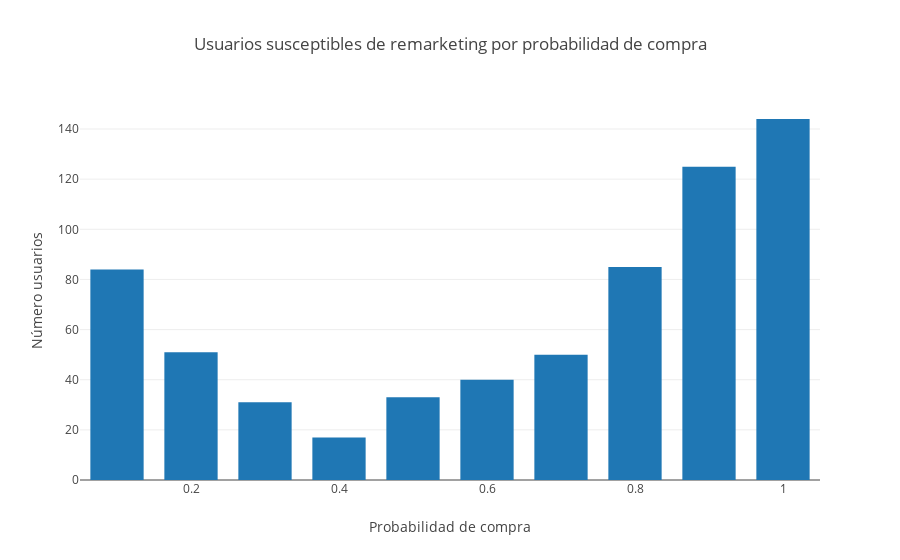

This figure's notebook cell:
### Code cell
prob = pd.DataFrame(clf.predict_proba(X_test).tolist())
predict = clf.predict(X_test).tolist()
prob['predict'] = predict
prob['Y'] = y_test
call = prob[(prob['Y']==0) & (prob[1]>0)] # Posibles usuarios susceptibles de remarketing
print "%i usuarios que no han contratado pero cuya probabilidad de compra es mayor que 0" %(len(call))
lista = call[1].values
data = [go.Histogram(x=lista)]

layout = go.Layout(
    title='Usuarios susceptibles de remarketing por probabilidad de compra',
    xaxis=dict(
        title='Probabilidad de compra'
    ),
    yaxis=dict(
        title='Número usuarios'
    ),
    bargap=0.2,
    bargroupgap=0.1
)

fig = go.Figure(data=data, layout=layout)
py.iplot(fig, filename='basic histogram')

### Figure 1 — Plotly figure (JSON) as saved in the notebook; plotly's stock layout.template omitted (floating-point values rounded to 4 significant figures; data arrays with more than 128 entries replaced by an {"elided": "..."} marker saying what was removed)
{"data": [{"type": "histogram", "x": {"elided": "660 float values"}}], "layout": {"bargap": 0.2, "bargroupgap": 0.1, "title": "Usuarios susceptibles de remarketing por probabilidad de compra", "xaxis": {"title": "Probabilidad de compra"}, "yaxis": {"title": "Número usuarios"}}}
